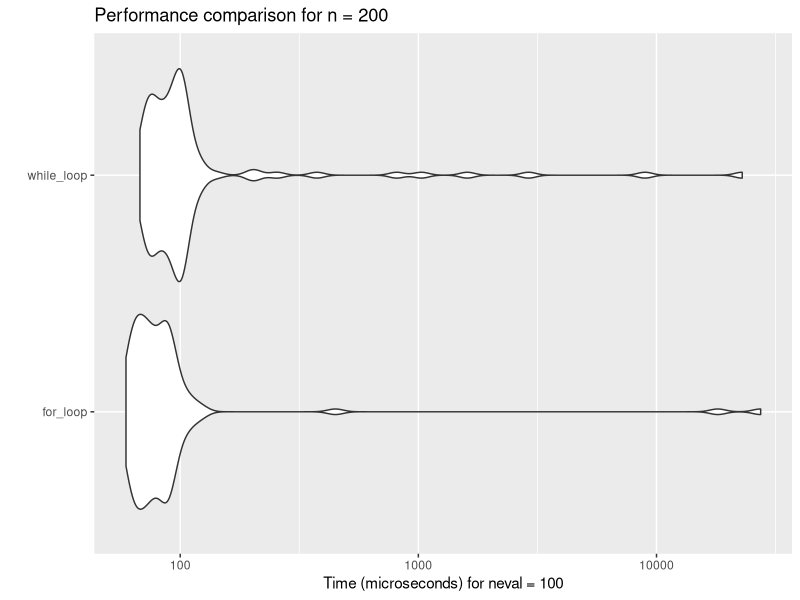
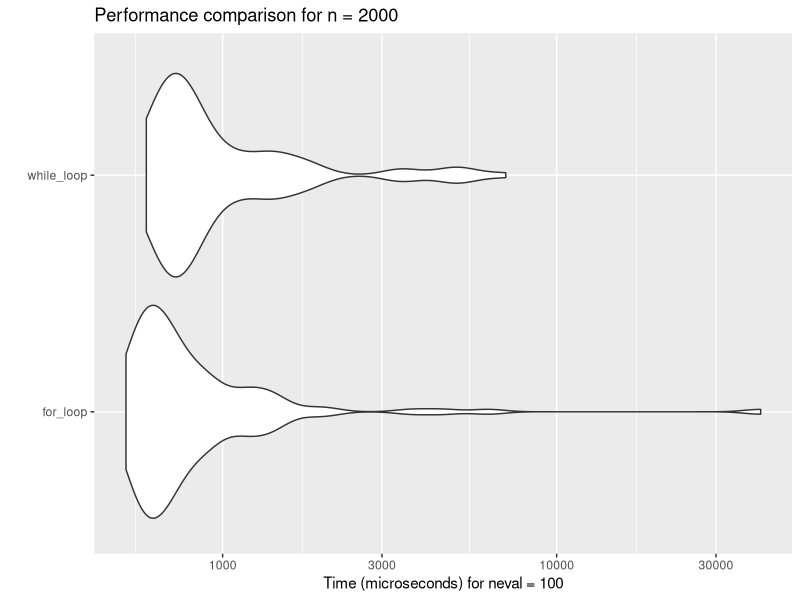
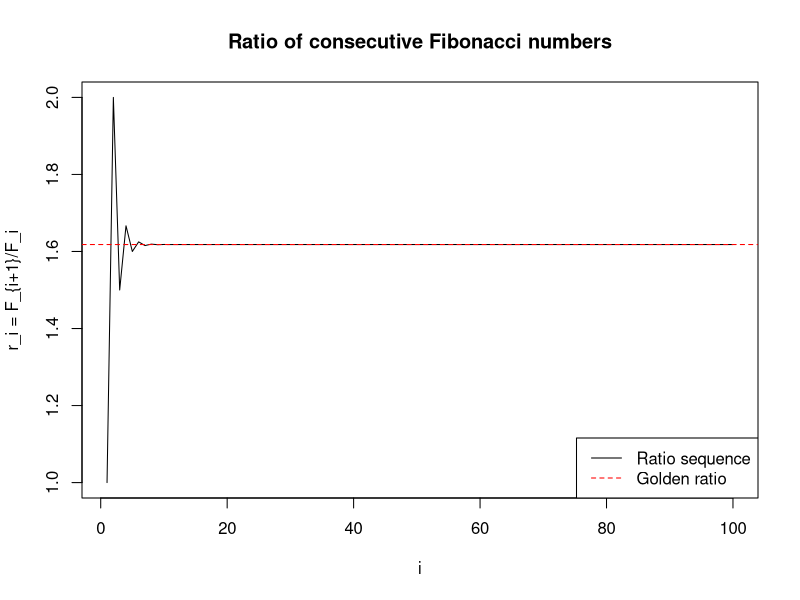
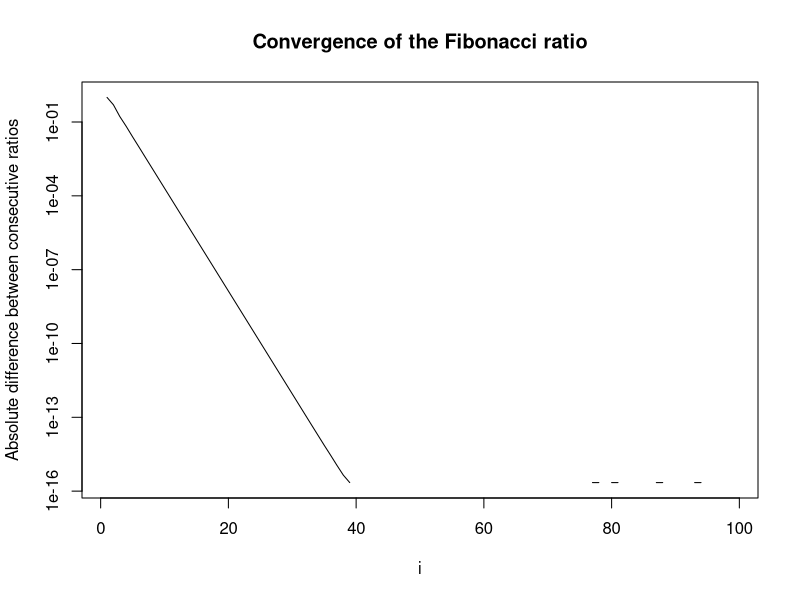
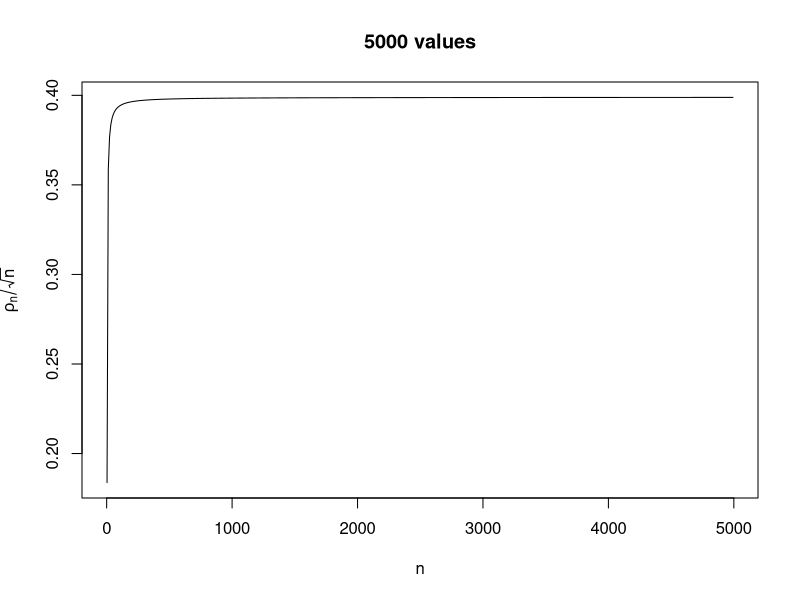
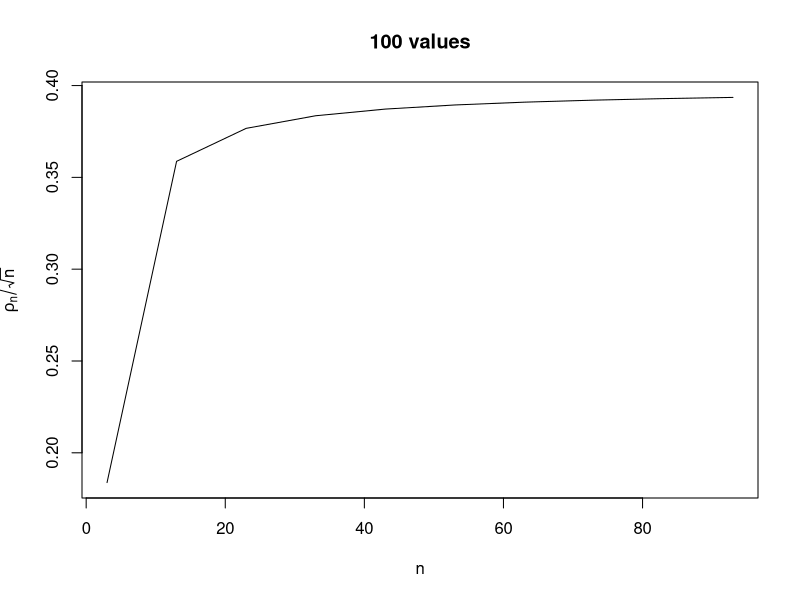
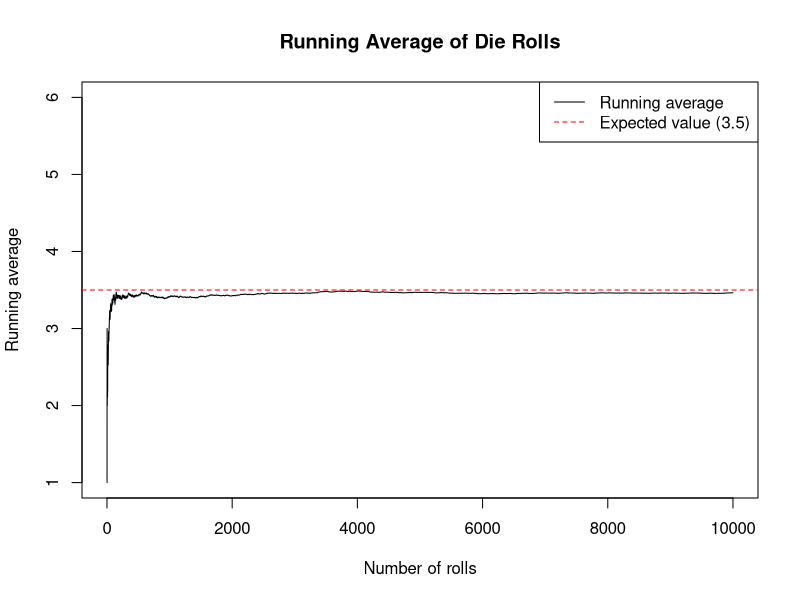
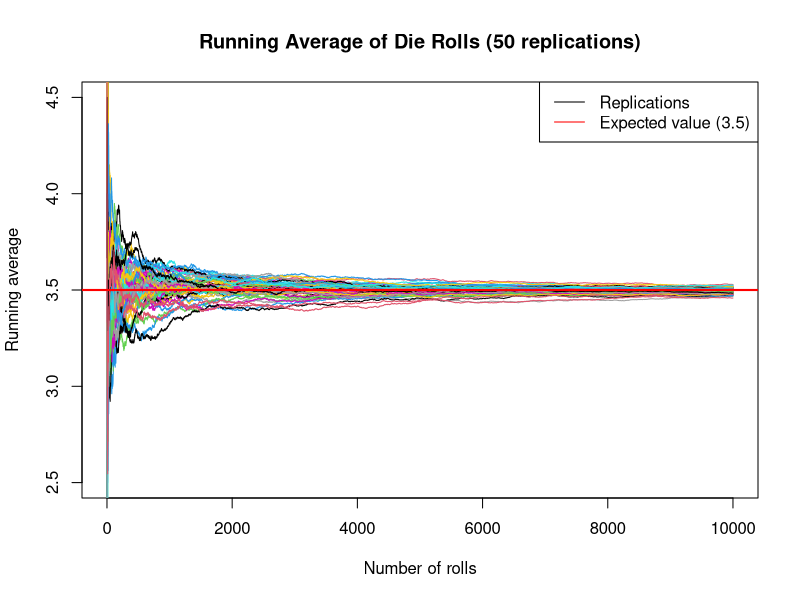

Write the R code that produced these figures, in order. (Note: this script raises an error after producing the figures.)
## ---- chunk 1
knitr::opts_chunk$set(echo = TRUE)
## ---- chunk 2
# Function using for loop
fibonacci_ratio_for <- function(n) {
  # Initialize the first two Fibonacci numbers
  fib <- c(1, 1)
  
  # Calculate the remaining Fibonacci numbers up to n+1
  for (i in 3:(n+1)) {
    fib[i] <- fib[i-1] + fib[i-2]
  }
  
  # Calculate the ratios
  ratios <- fib[2:(n+1)] / fib[1:n]
  
  return(ratios)
}

# Function using while loop
fibonacci_ratio_while <- function(n) {
  # Initialize the first two Fibonacci numbers
  fib <- c(1, 1)
  
  # Calculate the remaining Fibonacci numbers up to n+1
  i <- 3
  while (i <= n+1) {
    fib[i] <- fib[i-1] + fib[i-2]
    i <- i + 1
  }
  
  # Calculate the ratios
  ratios <- fib[2:(n+1)] / fib[1:n]
  
  return(ratios)
}
## ---- chunk 3
# Load the microbenchmark package
library(microbenchmark)

# Benchmark for n = 200
benchmark_200 <- microbenchmark(
  for_loop = fibonacci_ratio_for(200),
  while_loop = fibonacci_ratio_while(200),
  times = 100
)

print(benchmark_200)

# Benchmark for n = 2000
benchmark_2000 <- microbenchmark(
  for_loop = fibonacci_ratio_for(2000),
  while_loop = fibonacci_ratio_while(2000),
  times = 100
)

print(benchmark_2000)
## ---- chunk 4
library(ggplot2)

# Plot for n = 200
autoplot(benchmark_200) + 
  ggtitle("Performance comparison for n = 200")

# Plot for n = 2000
autoplot(benchmark_2000) + 
  ggtitle("Performance comparison for n = 2000")
## ---- chunk 5
# Calculate the sequence for n = 100
ratios_100 <- fibonacci_ratio_for(100)

# Plot the sequence
plot(1:100, ratios_100, type = "l", 
     xlab = "i", ylab = "r_i = F_{i+1}/F_i",
     main = "Ratio of consecutive Fibonacci numbers")

# Add a horizontal line at the golden ratio
abline(h = (1 + sqrt(5))/2, col = "red", lty = 2)
legend("bottomright", legend = c("Ratio sequence", "Golden ratio"), 
       col = c("black", "red"), lty = c(1, 2))

# Calculate the differences between consecutive ratios
diffs <- diff(ratios_100)
plot(1:99, abs(diffs), type = "l", log = "y",
     xlab = "i", ylab = "Absolute difference between consecutive ratios",
     main = "Convergence of the Fibonacci ratio")
## ---- chunk 6
# Print the first 20 ratios
data.frame(
  i = 1:20,
  ratio = ratios_100[1:20],
  difference_from_golden_ratio = abs(ratios_100[1:20] - (1 + sqrt(5))/2)
)

# Calculate the golden ratio
golden_ratio <- (1 + sqrt(5))/2
print(paste("Golden ratio:", golden_ratio))

# Calculate when the sequence is within 1e-10 of the golden ratio
convergence_index <- min(which(abs(ratios_100 - golden_ratio) < 1e-10))
print(paste("The sequence converges to within 1e-10 of the golden ratio at i =", convergence_index))
## ---- chunk 7
n_calculation <- function(n){
 result <- (gamma((n - 1)/2))/(gamma(1/2) * gamma((n-2)/2))
  print(result)
}

n_calculation(20)
## ---- chunk 8

n_calculation(2000)
## ---- chunk 9
n_calculation_numerator <- function(n){
 result <- (gamma((n - 1)/2))
  print(result)
}

n_calculation_denominator <- function(n){
 result <- (gamma(1/2) * gamma((n-2)/2))
  print(result)
}
cat("Numerator result for n = 200: \n")
n_calculation_numerator(200)
cat("Denominator result for n = 200: \n")
n_calculation_denominator(200)

cat("Numerator result for n = 2000: \n")
n_calculation_numerator(2000)
cat("Denominator result for n = 2000: \n")
n_calculation_denominator(2000)
## ---- chunk 10
n_calculation_logarithmic <- function(n){
 result_numerator <- (lgamma((n - 1)/2))
 result_denominator <- (lgamma(1/2) + lgamma((n-2)/2))
 final_result <- exp(result_numerator - result_denominator)
  print(final_result) 
}

cat("Numerator result for n = 200: \n")
n_calculation_logarithmic(200)


cat("Numerator result for n = 2000: \n")
n_calculation_logarithmic(2000)
## ---- chunk 11
n_calculation_logarithmic <- function(n){
 result_numerator <- (lgamma((n - 1)/2))
 result_denominator <- (lgamma(1/2) + lgamma((n-2)/2))
 result_gamma <- exp(result_numerator - result_denominator)
 result_sqrt <- sqrt(n)
 return(result_gamma / result_sqrt)
}
 
n_values_5000 <- seq(3, 5000, by = 10)
ratio_values_5000 <- sapply(n_values_5000, n_calculation_logarithmic)

plot(n_values_5000, ratio_values_5000, 
     type = "l", 
     xlab = "n", 
     ylab = expression(rho[n] / sqrt(n)),
     main = "5000 values")

n_values_100 <- seq(3, 100, by = 10)
ratio_values_100 <- sapply(n_values_100, n_calculation_logarithmic)

plot(n_values_100, ratio_values_100, 
     type = "l", 
     xlab = "n", 
     ylab = expression(rho[n] / sqrt(n)),
     main = "100 values")
## ---- chunk 12
# Set seed for reproducibility
set.seed(42)

# Number of rolls
n <- 10000

# Simulate rolling a fair die n times using vectorized function
rolls <- sample(1:6, n, replace = TRUE)

# Compute cumulative mean after each roll
cumulative_means <- cumsum(rolls) / (1:n)

# Plot the running average against the number of rolls
plot(1:n, cumulative_means, type = "l", 
     xlab = "Number of rolls", ylab = "Running average",
     main = "Running Average of Die Rolls",
     ylim = c(1, 6))

# Add a horizontal line at the expected value
abline(h = 3.5, col = "red", lty = 2)
legend("topright", legend = c("Running average", "Expected value (3.5)"), 
       col = c("black", "red"), lty = c(1, 2))
## ---- chunk 13
# Set seed for reproducibility
set.seed(123)

# Number of replications
M <- 50

# Matrix to store running averages for each replication
running_averages <- matrix(NA, nrow = M, ncol = n)

# For loop to replicate the experiment M times
for (i in 1:M) {
  # Simulate rolling a die n times
  rolls <- sample(1:6, n, replace = TRUE)
  
  # Compute cumulative mean after each roll
  running_averages[i, ] <- cumsum(rolls) / (1:n)
}

# Plot all 50 paths
plot(1:n, running_averages[1, ], type = "l", 
     xlab = "Number of rolls", ylab = "Running average",
     main = "Running Average of Die Rolls (50 replications)",
     ylim = c(2.5, 4.5), col = 1)

# Add the remaining 49 paths
for (i in 2:M) {
  lines(1:n, running_averages[i, ], col = i)
}

# Add a horizontal line at the expected value
abline(h = 3.5, col = "red", lwd = 2)
legend("topright", legend = c("Replications", "Expected value (3.5)"), 
       col = c("black", "red"), lty = c(1, 1))
## ---- chunk 14
# Calculate absolute differences from expected value
abs_diff <- abs(running_averages - 3.5)

# Calculate mean absolute difference for each n
mean_abs_diff <- colMeans(abs_diff)

# Plot mean absolute difference
plot(1:n, mean_abs_diff, type = "l", 
     xlab = "Number of rolls", ylab = "Mean absolute difference from expected value",
     main = "Convergence to Expected Value")
## ---- chunk 15
# Set seed for reproducibility
set.seed(456)

# Epsilon value
epsilon <- 0.01

# Initialize variables
n_current <- 0
proportion_outside <- 1

# Matrix to store running averages
running_averages <- matrix(NA, nrow = M, ncol = 1)

while (proportion_outside >= 0.05) {
  # Increment n
  n_current <- n_current + 100
  
  # Resize the matrix if needed
  if (ncol(running_averages) < n_current) {
    running_averages <- cbind(running_averages, matrix(NA, nrow = M, ncol = 100))
  }
  
  # Update running averages for all replications
  for (i in 1:M) {
    # Generate new rolls
    new_rolls <- sample(1:6, 100, replace = TRUE)
    
    # If this is the first iteration, initialize
    if (n_current == 100) {
      running_averages[i, 1:100] <- cumsum(new_rolls) / (1:100)
    } else {
      # Calculate the sum up to n_current - 100
      prev_sum <- running_averages[i, n_current - 100] * (n_current - 100)
      
      # Add new rolls and calculate new running averages
      new_sums <- prev_sum + cumsum(new_rolls)
      running_averages[i, (n_current - 99):n_current] <- new_sums / ((n_current - 99):n_current)
    }
  }
  
  # Check how many replications are outside the epsilon interval at n_current
  outside_epsilon <- sum(abs(running_averages[, n_current] - 3.5) > epsilon)
  proportion_outside <- outside_epsilon / M
  
  # Print progress
  cat("n =", n_current, "- Proportion outside epsilon:", proportion_outside, "\n")
}

# Final value of n
cat("The loop terminated at n =", n_current, "with proportion outside epsilon =", proportion_outside, "\n")
## ---- chunk 16
# Set seed for reproducibility
set.seed(789)

# Matrix to store running averages for Cauchy distribution
cauchy_averages <- matrix(NA, nrow = M, ncol = n)

# For loop to replicate the experiment M times
for (i in 1:M) {
  # Simulate from standard Cauchy distribution
  cauchy_samples <- rcauchy(n)
  
  # Compute cumulative mean after each sample
  cauchy_averages[i, ] <- cumsum(cauchy_samples) / (1:n)
}

# Plot all 50 paths
plot(1:n, cauchy_averages[1, ], type = "l", 
     xlab = "Number of samples", ylab = "Running average",
     main = "Running Average of Cauchy Samples (50 replications)",
     ylim = c(-10, 10), col = 1)

# Add the remaining 49 paths
for (i in 2:M) {
  lines(1:n, cauchy_averages[i, ], col = i)
}

# Zoom in to see more detail
plot(1:n, cauchy_averages[1, ], type = "l", 
     xlab = "Number of samples", ylab = "Running average",
     main = "Running Average of Cauchy Samples (Zoomed)",
     ylim = c(-3, 3), col = 1)

for (i in 2:M) {
  lines(1:n, cauchy_averages[i, ], col = i)
}
## ---- chunk 17
simulate_die_rolls <- function(n) {
  die_rolls <- sample(1:6, size = n, replace = TRUE)
  mean(die_rolls)
}


cat("Mean of 100 rolls:", simulate_die_rolls(100),"\n")
cat("Mean of 1000 rolls:", simulate_die_rolls(1000),"\n")
cat("Mean of 10000 rolls:", simulate_die_rolls(10000),"\n")
## ---- chunk 18
M <- 100
sample_sizes <- c(100, 1000, 10000)
all_means <- list()

for (n in sample_sizes) {
  means <- numeric(M)
  
  for (i in 1:M) {
    means[i] <- simulate_die_rolls(n)
  }
  
  all_means[[as.character(n)]] <- means
}
print("First 5 means for n=100:")
print(head(all_means[["100"]], 5))
print("First 5 means for n=1000:")
print(head(all_means[["1000"]], 5))
print("First 5 means for n=10000:")
print(head(all_means[["10000"]], 5))
## ---- chunk 19
for (n in sample_sizes) {
  
  hist(all_means[[as.character(n)]],
       main = paste("n =", n),
       xlab = "Sample Mean",
       xlim = c(3, 4),  
       breaks = 20,
       freq = FALSE)
}
## ---- chunk 20
mu <- (1 + 2 + 3 + 4 + 5 + 6) / 6
cat("Calculated mean: ", mu, "\n")
## ---- chunk 21
variance <- ((1^2 + 2^2 + 3^2 + 4^2 + 5^2 + 6^2)/6) - mu^2
cat("Calculated variance: ", variance, "\n")
## ---- chunk 22
mu <- 3.5
sigma_sq <- 35/12
simulate_zn <- function(n, M) {
  zn_values <- numeric(M)
  for (i in 1:M) {
    sample <- sample(1:6, size = n, replace = TRUE)
    sample_mean <- mean(sample)
    zn <- (sample_mean - mu) / sqrt(sigma_sq/n)
    zn_values[i] <- zn
  }
  return(zn_values)
}

sample_sizes <- c(100, 1000, 10000)
replications <- c(100, 1000, 10000)

for (n in sample_sizes) {
  for (M in replications) {
    zn <- simulate_zn(n, M)
    hist(zn, 
         main = paste("n =", n, ", M =", M),
         xlab = expression(Z[n]),
         freq = FALSE)
  }
}
## ---- chunk 23
x_transformation <- function(){
  #seed for reproducibility
  set.seed(1)  
  
  #initialize x and z from normal distribution (100 values)
  x <- rnorm(100)      
  z <- rnorm(100)      
  
  #4 iterations of transformation
  for(i in 1:4){      
    
    #prevent diminishing values of x
    threshold <- i * 0.001
    if(sum(x >= threshold) < i) stop(paste("Step", i, "requires", i, "obs >= ", thr))
    
    #fit linear model of x on z
    fit <- lm(x ~ z)
    
    #update x with sin(residuals), scale and add offset
    x <- i * sin(fit$residuals) + 0.01 * i  
  }
  #return transformed x
  return(x)
}

x_transformation()
## ---- chunk 24
# seed for reproducibility
set.seed(1)


lm_cv_4fold <- function(){
  #initialize x and y from normal distribution (1000 values)
  x <- rnorm(1000)
  y <- 2 + x + rnorm(1000)
  df <- data.frame(x, y)
  r <- c()
  
  for(i in 1:4){
    # test set is the i-th quarter
    test <- ((i-1)*250+1):(i*250)
    
    # fit linear model on training set
    fit <- lm(y ~ x, data = df[-test,])
    
    #predict y at test_indices
    p <- predict(fit, newdata = df[test,])
    
    #calculate RMSE and append
    r <- c(r, sqrt(mean((df$y[test] - p)^2)))
  }
  return(r)
}
lm_cv_4fold()
## ---- chunk 25
kwtest <- function(x, g, ...) {
  if (is.list(x)) {
    if (length(x) < 2L)
      stop("'x' must be a list with at least 2 elements")
    if (!missing(g))
    warning("'x' is a list, so ignoring argument 'g'")
    if (!all(sapply(x, is.numeric)))
    warning("some elements of 'x' are not numeric and will be coerced to numeric")
    k <- length(x)
    l <- lengths(x)
    if (any(l == 0L))
    stop("all groups must contain data")
    g <- factor(rep.int(seq_len(k), l))
    x <- unlist(x)
  }
  else{
    if (length(x) != length(g))
    stop("'x' and 'g' must have the same length")
    g <- factor(g)
    k <- nlevels(g)
    if (k < 2L)
    stop("all observations are in the same group")
  }
  
  n <- length(x)
  if (n < 2L)
    stop("not enough observations")
  
  r <- rank(x)
  TIES <- table(x)
  
  STATISTIC <- sum(tapply(r, g, sum)^2/tapply(r, g, length))
  STATISTIC <- ((12 * STATISTIC/(n * (n + 1)) - 3 * (n + 1))/(1 -
  sum(TIES^3 - TIES)/(n^3 - n)))
  
  PARAMETER <- k - 1L
  PVAL <- pchisq(STATISTIC, PARAMETER, lower.tail = FALSE)
  
  names(STATISTIC) <- "Kruskal-Wallis chi-squared"
  names(PARAMETER) <- "df"
  
  RVAL <- list(statistic = STATISTIC, parameter = PARAMETER,
  p.value = PVAL, method = "Kruskal-Wallis rank sum test")
}
## ---- chunk 26
group1 <- c(8.1, 8.5, 8.3)
group2 <- c(9.2, 9.4, 9.1)
group3 <- c(8.9, 9.0, 9.1)

result_list <- kwtest(list(group1, group2, group3))
result_list
## ---- chunk 27
x <- c(8.1, 8.5, 8.3, 9.2, 9.4, 9.1, 8.9, 9.0, 9.1)
g <- c(1, 1, 1, 2, 2, 2, 3, 3, 3)

result_vector <- kwtest(x, g)
result_vector
## ---- chunk 28
kwtest_num <- function(x, g, ...) {
  if (length(x) != length(g))
    stop("'x' and 'g' must have the same length")
  if(!is.numeric(x)) 
    stop("'x' must be numeric")
  g <- factor(g)
  k <- nlevels(g)
  if (k < 2L)
    stop("all observations are in the same group")
  
  n <- length(x)
  if (n < 2L)
    stop("not enough observations")
  
  r <- rank(x)
  TIES <- table(x)
  
  rank_sums = tapply(r, g, sum)
  group_sizes = tapply(r, g, length)
  
  STATISTIC <- sum(rank_sums^2/group_sizes)
  STATISTIC <- ((12 * STATISTIC/(n * (n + 1)) - 3 * (n + 1)))
  
  # Adjust for ties
  STATISTIC <- STATISTIC / (1 - sum(TIES^3 - TIES)/(n^3 - n))
  
  PARAMETER <- k - 1L
  PVAL <- pchisq(STATISTIC, PARAMETER, lower.tail = FALSE)
  
  names(STATISTIC) <- "Kruskal-Wallis chi-squared"
  names(PARAMETER) <- "df"
  
  RVAL <- list(statistic = STATISTIC, parameter = PARAMETER,
  p.value = PVAL, method = "Kruskal-Wallis rank sum test")
  
  return (RVAL)
}
## ---- chunk 29
kwtest_num(x, g)
## ---- chunk 30
set.seed(1234)
m <- 1000 # number of repetitions
n <- 50 # number of individuals
X <- matrix(rt(m * n, df = 10), nrow = m)
grp <- rep(1:3, c(20, 20, 10))
## ---- chunk 31
repeated_kwtest <- function(X, g) {
  res <- apply(X, 1, function(x) {
    stat <- stats:::kruskal.test.default(x, g)
    return(stat$statistic)
  }
  )
  return(res)
}

repeated_kwtest(X, grp)[1:10] # only show first 10 results as example
## ---- chunk 32
repeated_kwtest_opt <- function(X, g) {
  res <- apply(X, 1, function(x) {
    stat <- kwtest_opt(x, g)
    return(stat$statistic)
  }
  )
  return(res)
}

repeated_kwtest_opt(X, grp)[1:10] # only show first 10 results as example
## ---- chunk 33
library(microbenchmark)

runtime <- microbenchmark(
  repeated_kwtest(X, grp),
  times = 20
)
runtime_opt <- microbenchmark(
  repeated_kwtest_opt(X, grp),
  times = 20
)

print(runtime)
print(runtime_opt)

# Plot the results
autoplot(runtime) + ggtitle("Benchmark for original kwtest function")
autoplot(runtime_opt) + ggtitle("Benchmark for optimized kwtest function")
## ---- chunk 34
kwtest_vec <- function(x, g, ...) {
  if (length(x) != length(g))
    stop("'x' and 'g' must have the same length")
  if(!is.numeric(x)) 
    stop("'x' must be numeric")
  g <- factor(g)
  k <- nlevels(g)
  if (k < 2L)
    stop("all observations are in the same group")
  
  n <- length(x)
  if (n < 2L)
    stop("not enough observations")
  
  r <- rank(x)
  TIES <- table(x)
  
  rank_sums = rowsum(r, g)
  group_sizes = table(g)
  
  STATISTIC <- sum(rank_sums[,1]^2/group_sizes)
  STATISTIC <- ((12 * STATISTIC/(n * (n + 1)) - 3 * (n + 1))/(1 -
  sum(TIES^3 - TIES)/(n^3 - n)))
  
  PARAMETER <- k - 1L
  PVAL <- pchisq(STATISTIC, PARAMETER, lower.tail = FALSE)
  
  names(STATISTIC) <- "Kruskal-Wallis chi-squared"
  names(PARAMETER) <- "df"
  
  RVAL <- list(statistic = STATISTIC, parameter = PARAMETER,
  p.value = PVAL, method = "Kruskal-Wallis rank sum test")
  
  return (RVAL)
}

repeated_kwtest_vec <- function(X, g) {
  res <- apply(X, 1, function(x) {
    stat <- kwtest_vec(x, g)
    return(stat$statistic)
  }
  )
  return(res)
}

## ---- chunk 35
runtime_vec <- microbenchmark(
  repeated_kwtest_vec(X, grp),
  times = 20
)

print(runtime_vec)

autoplot(runtime_vec) + ggtitle("Benchmark for vectorized kwtest function")
